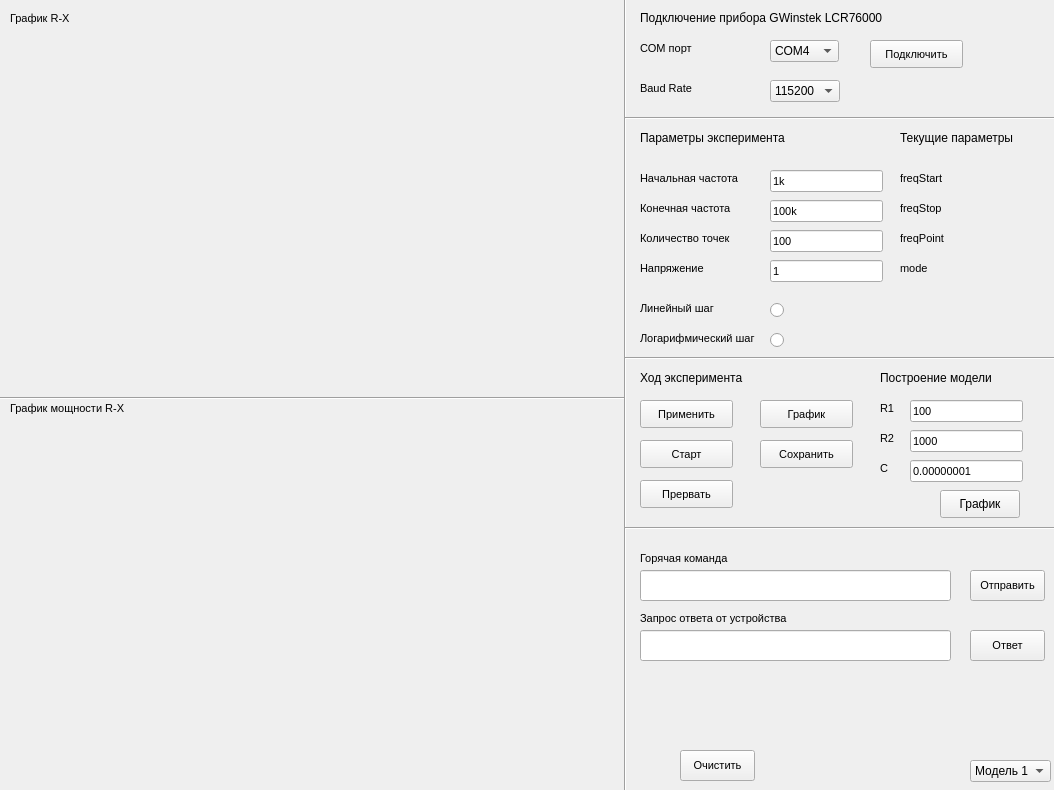
<?xml version="1.0" encoding="UTF-8"?>
<ui version="4.0">
 <class>MainWindow</class>
 <widget class="QMainWindow" name="MainWindow">
  <property name="geometry">
   <rect>
    <x>0</x>
    <y>0</y>
    <width>1054</width>
    <height>790</height>
   </rect>
  </property>
  <property name="font">
   <font>
    <weight>50</weight>
    <bold>false</bold>
    <underline>false</underline>
    <kerning>true</kerning>
   </font>
  </property>
  <property name="cursor">
   <cursorShape>ArrowCursor</cursorShape>
  </property>
  <property name="windowTitle">
   <string>GWinstek_prj</string>
  </property>
  <property name="autoFillBackground">
   <bool>true</bool>
  </property>
  <property name="styleSheet">
   <string notr="true"/>
  </property>
  <widget class="QWidget" name="centralwidget">
   <widget class="QPushButton" name="btnApply">
    <property name="geometry">
     <rect>
      <x>640</x>
      <y>400</y>
      <width>93</width>
      <height>28</height>
     </rect>
    </property>
    <property name="font">
     <font>
      <family>Arial</family>
      <pointsize>8</pointsize>
      <weight>50</weight>
      <bold>false</bold>
     </font>
    </property>
    <property name="text">
     <string>Применить</string>
    </property>
   </widget>
   <widget class="QLineEdit" name="lineEditStartFreq">
    <property name="geometry">
     <rect>
      <x>770</x>
      <y>170</y>
      <width>113</width>
      <height>22</height>
     </rect>
    </property>
    <property name="font">
     <font>
      <family>Arial</family>
      <pointsize>8</pointsize>
      <weight>50</weight>
      <bold>false</bold>
     </font>
    </property>
    <property name="text">
     <string>1k</string>
    </property>
   </widget>
   <widget class="QLabel" name="label_3">
    <property name="geometry">
     <rect>
      <x>640</x>
      <y>170</y>
      <width>111</width>
      <height>16</height>
     </rect>
    </property>
    <property name="font">
     <font>
      <family>Arial</family>
      <pointsize>8</pointsize>
      <weight>50</weight>
      <bold>false</bold>
     </font>
    </property>
    <property name="text">
     <string>Начальная частота</string>
    </property>
   </widget>
   <widget class="QLabel" name="label_4">
    <property name="geometry">
     <rect>
      <x>640</x>
      <y>230</y>
      <width>111</width>
      <height>16</height>
     </rect>
    </property>
    <property name="font">
     <font>
      <family>Arial</family>
      <pointsize>8</pointsize>
      <weight>50</weight>
      <bold>false</bold>
     </font>
    </property>
    <property name="text">
     <string>Количество точек</string>
    </property>
   </widget>
   <widget class="QLineEdit" name="lineEditStopFreq">
    <property name="geometry">
     <rect>
      <x>770</x>
      <y>200</y>
      <width>113</width>
      <height>22</height>
     </rect>
    </property>
    <property name="font">
     <font>
      <family>Arial</family>
      <pointsize>8</pointsize>
      <weight>50</weight>
      <bold>false</bold>
     </font>
    </property>
    <property name="text">
     <string>100k</string>
    </property>
   </widget>
   <widget class="QLabel" name="label_5">
    <property name="geometry">
     <rect>
      <x>640</x>
      <y>200</y>
      <width>111</width>
      <height>16</height>
     </rect>
    </property>
    <property name="font">
     <font>
      <family>Arial</family>
      <pointsize>8</pointsize>
      <weight>50</weight>
      <bold>false</bold>
     </font>
    </property>
    <property name="text">
     <string>Конечная частота</string>
    </property>
   </widget>
   <widget class="QLineEdit" name="lineEditPointsFreq">
    <property name="geometry">
     <rect>
      <x>770</x>
      <y>230</y>
      <width>113</width>
      <height>22</height>
     </rect>
    </property>
    <property name="font">
     <font>
      <family>Arial</family>
      <pointsize>8</pointsize>
      <weight>50</weight>
      <bold>false</bold>
     </font>
    </property>
    <property name="text">
     <string>100</string>
    </property>
   </widget>
   <widget class="QPushButton" name="btnStart">
    <property name="geometry">
     <rect>
      <x>640</x>
      <y>440</y>
      <width>93</width>
      <height>28</height>
     </rect>
    </property>
    <property name="font">
     <font>
      <family>Arial</family>
      <pointsize>8</pointsize>
      <weight>50</weight>
      <bold>false</bold>
     </font>
    </property>
    <property name="text">
     <string>Старт</string>
    </property>
   </widget>
   <widget class="QLabel" name="label_6">
    <property name="geometry">
     <rect>
      <x>640</x>
      <y>130</y>
      <width>351</width>
      <height>16</height>
     </rect>
    </property>
    <property name="font">
     <font>
      <family>Arial</family>
      <pointsize>9</pointsize>
      <weight>50</weight>
      <bold>false</bold>
     </font>
    </property>
    <property name="text">
     <string>Параметры эксперимента</string>
    </property>
   </widget>
   <widget class="QRadioButton" name="radioLine">
    <property name="geometry">
     <rect>
      <x>770</x>
      <y>300</y>
      <width>141</width>
      <height>20</height>
     </rect>
    </property>
    <property name="font">
     <font>
      <family>Arial</family>
      <pointsize>8</pointsize>
      <weight>50</weight>
      <bold>false</bold>
     </font>
    </property>
    <property name="text">
     <string/>
    </property>
   </widget>
   <widget class="QRadioButton" name="radioLog">
    <property name="geometry">
     <rect>
      <x>770</x>
      <y>330</y>
      <width>151</width>
      <height>20</height>
     </rect>
    </property>
    <property name="font">
     <font>
      <family>Arial</family>
      <pointsize>8</pointsize>
      <weight>50</weight>
      <bold>false</bold>
     </font>
    </property>
    <property name="text">
     <string/>
    </property>
   </widget>
   <widget class="QPushButton" name="btnPlot">
    <property name="geometry">
     <rect>
      <x>760</x>
      <y>400</y>
      <width>93</width>
      <height>28</height>
     </rect>
    </property>
    <property name="font">
     <font>
      <family>Arial</family>
      <pointsize>8</pointsize>
      <weight>50</weight>
      <bold>false</bold>
     </font>
    </property>
    <property name="text">
     <string>График</string>
    </property>
   </widget>
   <widget class="QPushButton" name="btnTerminate">
    <property name="geometry">
     <rect>
      <x>640</x>
      <y>480</y>
      <width>93</width>
      <height>28</height>
     </rect>
    </property>
    <property name="font">
     <font>
      <family>Arial</family>
      <pointsize>8</pointsize>
      <weight>50</weight>
      <bold>false</bold>
     </font>
    </property>
    <property name="text">
     <string>Прервать</string>
    </property>
   </widget>
   <widget class="QPushButton" name="btnSave">
    <property name="geometry">
     <rect>
      <x>760</x>
      <y>440</y>
      <width>93</width>
      <height>28</height>
     </rect>
    </property>
    <property name="font">
     <font>
      <family>Arial</family>
      <pointsize>8</pointsize>
      <weight>50</weight>
      <bold>false</bold>
     </font>
    </property>
    <property name="text">
     <string>Сохранить</string>
    </property>
   </widget>
   <widget class="QLineEdit" name="lineHotCommand">
    <property name="geometry">
     <rect>
      <x>640</x>
      <y>570</y>
      <width>311</width>
      <height>31</height>
     </rect>
    </property>
    <property name="font">
     <font>
      <family>Arial</family>
      <pointsize>8</pointsize>
      <weight>50</weight>
      <bold>false</bold>
     </font>
    </property>
   </widget>
   <widget class="QLabel" name="label_7">
    <property name="geometry">
     <rect>
      <x>640</x>
      <y>550</y>
      <width>111</width>
      <height>16</height>
     </rect>
    </property>
    <property name="font">
     <font>
      <family>Arial</family>
      <pointsize>8</pointsize>
      <weight>50</weight>
      <bold>false</bold>
     </font>
    </property>
    <property name="text">
     <string>Горячая команда</string>
    </property>
   </widget>
   <widget class="QLabel" name="label_8">
    <property name="geometry">
     <rect>
      <x>900</x>
      <y>130</y>
      <width>121</width>
      <height>16</height>
     </rect>
    </property>
    <property name="font">
     <font>
      <family>Arial</family>
      <pointsize>9</pointsize>
      <weight>50</weight>
      <bold>false</bold>
     </font>
    </property>
    <property name="text">
     <string>Текущие параметры</string>
    </property>
   </widget>
   <widget class="QLabel" name="labelFreqStart">
    <property name="geometry">
     <rect>
      <x>900</x>
      <y>170</y>
      <width>111</width>
      <height>16</height>
     </rect>
    </property>
    <property name="font">
     <font>
      <family>Arial</family>
      <pointsize>8</pointsize>
      <weight>50</weight>
      <bold>false</bold>
     </font>
    </property>
    <property name="text">
     <string>freqStart</string>
    </property>
   </widget>
   <widget class="QLabel" name="labelFreqStop">
    <property name="geometry">
     <rect>
      <x>900</x>
      <y>200</y>
      <width>111</width>
      <height>16</height>
     </rect>
    </property>
    <property name="font">
     <font>
      <family>Arial</family>
      <pointsize>8</pointsize>
      <weight>50</weight>
      <bold>false</bold>
     </font>
    </property>
    <property name="text">
     <string>freqStop</string>
    </property>
   </widget>
   <widget class="QLabel" name="labelFreqPoints">
    <property name="geometry">
     <rect>
      <x>900</x>
      <y>230</y>
      <width>111</width>
      <height>16</height>
     </rect>
    </property>
    <property name="font">
     <font>
      <family>Arial</family>
      <pointsize>8</pointsize>
      <weight>50</weight>
      <bold>false</bold>
     </font>
    </property>
    <property name="text">
     <string>freqPoint</string>
    </property>
   </widget>
   <widget class="QLabel" name="labelChoosedMode">
    <property name="geometry">
     <rect>
      <x>900</x>
      <y>260</y>
      <width>111</width>
      <height>16</height>
     </rect>
    </property>
    <property name="font">
     <font>
      <family>Arial</family>
      <pointsize>8</pointsize>
      <weight>50</weight>
      <bold>false</bold>
     </font>
    </property>
    <property name="text">
     <string>mode</string>
    </property>
   </widget>
   <widget class="QPushButton" name="btnFetch">
    <property name="geometry">
     <rect>
      <x>970</x>
      <y>630</y>
      <width>75</width>
      <height>31</height>
     </rect>
    </property>
    <property name="font">
     <font>
      <family>Arial</family>
      <pointsize>8</pointsize>
      <weight>50</weight>
      <bold>false</bold>
     </font>
    </property>
    <property name="text">
     <string>Ответ</string>
    </property>
   </widget>
   <widget class="PlotWidget" name="plotWidgetRX" native="true">
    <property name="geometry">
     <rect>
      <x>10</x>
      <y>40</y>
      <width>591</width>
      <height>351</height>
     </rect>
    </property>
    <property name="font">
     <font>
      <family>Arial</family>
      <pointsize>8</pointsize>
      <weight>50</weight>
      <bold>false</bold>
     </font>
    </property>
   </widget>
   <widget class="QLineEdit" name="lineEditPointsFreq_2">
    <property name="geometry">
     <rect>
      <x>770</x>
      <y>260</y>
      <width>113</width>
      <height>22</height>
     </rect>
    </property>
    <property name="font">
     <font>
      <family>Arial</family>
      <pointsize>8</pointsize>
      <weight>50</weight>
      <bold>false</bold>
     </font>
    </property>
    <property name="text">
     <string>1</string>
    </property>
   </widget>
   <widget class="QLabel" name="label_13">
    <property name="geometry">
     <rect>
      <x>640</x>
      <y>260</y>
      <width>111</width>
      <height>16</height>
     </rect>
    </property>
    <property name="font">
     <font>
      <family>Arial</family>
      <pointsize>8</pointsize>
      <weight>50</weight>
      <bold>false</bold>
     </font>
    </property>
    <property name="text">
     <string>Напряжение</string>
    </property>
   </widget>
   <widget class="QPushButton" name="btnSend">
    <property name="geometry">
     <rect>
      <x>970</x>
      <y>570</y>
      <width>75</width>
      <height>31</height>
     </rect>
    </property>
    <property name="font">
     <font>
      <family>Arial</family>
      <pointsize>8</pointsize>
      <weight>50</weight>
      <bold>false</bold>
     </font>
    </property>
    <property name="text">
     <string>Отправить</string>
    </property>
   </widget>
   <widget class="QLineEdit" name="lineHotCommandAns">
    <property name="geometry">
     <rect>
      <x>640</x>
      <y>630</y>
      <width>311</width>
      <height>31</height>
     </rect>
    </property>
    <property name="font">
     <font>
      <family>Arial</family>
      <pointsize>8</pointsize>
      <weight>50</weight>
      <bold>false</bold>
     </font>
    </property>
   </widget>
   <widget class="PlotWidget" name="plotWidgetPowRX" native="true">
    <property name="geometry">
     <rect>
      <x>10</x>
      <y>430</y>
      <width>591</width>
      <height>351</height>
     </rect>
    </property>
    <property name="font">
     <font>
      <family>Arial</family>
      <pointsize>8</pointsize>
      <weight>50</weight>
      <bold>false</bold>
     </font>
    </property>
   </widget>
   <widget class="QLabel" name="label_14">
    <property name="geometry">
     <rect>
      <x>10</x>
      <y>10</y>
      <width>111</width>
      <height>16</height>
     </rect>
    </property>
    <property name="font">
     <font>
      <family>Arial</family>
      <pointsize>8</pointsize>
      <weight>50</weight>
      <bold>false</bold>
     </font>
    </property>
    <property name="text">
     <string>График R-X</string>
    </property>
   </widget>
   <widget class="QLabel" name="label_15">
    <property name="geometry">
     <rect>
      <x>10</x>
      <y>400</y>
      <width>121</width>
      <height>16</height>
     </rect>
    </property>
    <property name="font">
     <font>
      <family>Arial</family>
      <pointsize>8</pointsize>
      <weight>50</weight>
      <bold>false</bold>
     </font>
    </property>
    <property name="text">
     <string>График мощности R-X</string>
    </property>
   </widget>
   <widget class="QPushButton" name="btnConnect">
    <property name="geometry">
     <rect>
      <x>870</x>
      <y>40</y>
      <width>93</width>
      <height>28</height>
     </rect>
    </property>
    <property name="font">
     <font>
      <family>Arial</family>
      <pointsize>8</pointsize>
      <weight>50</weight>
      <bold>false</bold>
     </font>
    </property>
    <property name="text">
     <string>Подключить</string>
    </property>
   </widget>
   <widget class="QLabel" name="label_9">
    <property name="geometry">
     <rect>
      <x>640</x>
      <y>610</y>
      <width>151</width>
      <height>16</height>
     </rect>
    </property>
    <property name="font">
     <font>
      <family>Arial</family>
      <pointsize>8</pointsize>
      <weight>50</weight>
      <bold>false</bold>
     </font>
    </property>
    <property name="text">
     <string>Запрос ответа от устройства</string>
    </property>
   </widget>
   <widget class="QComboBox" name="comboBox">
    <property name="geometry">
     <rect>
      <x>770</x>
      <y>40</y>
      <width>69</width>
      <height>22</height>
     </rect>
    </property>
    <property name="font">
     <font>
      <family>Arial</family>
      <weight>50</weight>
      <bold>false</bold>
     </font>
    </property>
    <item>
     <property name="text">
      <string>COM4</string>
     </property>
    </item>
    <item>
     <property name="text">
      <string>COM3</string>
     </property>
    </item>
    <item>
     <property name="text">
      <string>COM2</string>
     </property>
    </item>
    <item>
     <property name="text">
      <string>COM1</string>
     </property>
    </item>
   </widget>
   <widget class="QComboBox" name="comboBox_2">
    <property name="geometry">
     <rect>
      <x>770</x>
      <y>80</y>
      <width>70</width>
      <height>22</height>
     </rect>
    </property>
    <property name="font">
     <font>
      <family>Arial</family>
      <weight>50</weight>
      <bold>false</bold>
     </font>
    </property>
    <item>
     <property name="text">
      <string>115200</string>
     </property>
    </item>
    <item>
     <property name="text">
      <string>9600</string>
     </property>
    </item>
   </widget>
   <widget class="QLabel" name="label_10">
    <property name="geometry">
     <rect>
      <x>640</x>
      <y>10</y>
      <width>351</width>
      <height>16</height>
     </rect>
    </property>
    <property name="font">
     <font>
      <family>Arial</family>
      <pointsize>9</pointsize>
      <weight>50</weight>
      <italic>false</italic>
      <bold>false</bold>
     </font>
    </property>
    <property name="text">
     <string>Подключение прибора GWinstek LCR76000</string>
    </property>
   </widget>
   <widget class="QLabel" name="label_11">
    <property name="geometry">
     <rect>
      <x>640</x>
      <y>40</y>
      <width>71</width>
      <height>16</height>
     </rect>
    </property>
    <property name="font">
     <font>
      <family>Arial</family>
      <pointsize>8</pointsize>
      <weight>50</weight>
      <bold>false</bold>
     </font>
    </property>
    <property name="text">
     <string>COM порт</string>
    </property>
   </widget>
   <widget class="QLabel" name="label_12">
    <property name="geometry">
     <rect>
      <x>640</x>
      <y>80</y>
      <width>71</width>
      <height>16</height>
     </rect>
    </property>
    <property name="font">
     <font>
      <family>Arial</family>
      <pointsize>8</pointsize>
      <weight>50</weight>
      <bold>false</bold>
     </font>
    </property>
    <property name="text">
     <string>Baud Rate</string>
    </property>
   </widget>
   <widget class="QLabel" name="label_16">
    <property name="geometry">
     <rect>
      <x>640</x>
      <y>300</y>
      <width>111</width>
      <height>16</height>
     </rect>
    </property>
    <property name="font">
     <font>
      <family>Arial</family>
      <pointsize>8</pointsize>
      <weight>50</weight>
      <bold>false</bold>
     </font>
    </property>
    <property name="text">
     <string>Линейный шаг</string>
    </property>
   </widget>
   <widget class="QLabel" name="label_17">
    <property name="geometry">
     <rect>
      <x>640</x>
      <y>330</y>
      <width>121</width>
      <height>16</height>
     </rect>
    </property>
    <property name="font">
     <font>
      <family>Arial</family>
      <pointsize>8</pointsize>
      <weight>50</weight>
      <bold>false</bold>
     </font>
    </property>
    <property name="text">
     <string>Логарифмический шаг</string>
    </property>
   </widget>
   <widget class="QLabel" name="label_18">
    <property name="geometry">
     <rect>
      <x>640</x>
      <y>370</y>
      <width>351</width>
      <height>16</height>
     </rect>
    </property>
    <property name="font">
     <font>
      <family>Arial</family>
      <pointsize>9</pointsize>
      <weight>50</weight>
      <bold>false</bold>
     </font>
    </property>
    <property name="text">
     <string>Ход эксперимента</string>
    </property>
   </widget>
   <widget class="Line" name="line">
    <property name="geometry">
     <rect>
      <x>610</x>
      <y>-10</y>
      <width>31</width>
      <height>811</height>
     </rect>
    </property>
    <property name="orientation">
     <enum>Qt::Vertical</enum>
    </property>
   </widget>
   <widget class="Line" name="line_2">
    <property name="geometry">
     <rect>
      <x>625</x>
      <y>110</y>
      <width>440</width>
      <height>16</height>
     </rect>
    </property>
    <property name="orientation">
     <enum>Qt::Horizontal</enum>
    </property>
   </widget>
   <widget class="Line" name="line_3">
    <property name="geometry">
     <rect>
      <x>625</x>
      <y>350</y>
      <width>440</width>
      <height>16</height>
     </rect>
    </property>
    <property name="orientation">
     <enum>Qt::Horizontal</enum>
    </property>
   </widget>
   <widget class="Line" name="line_4">
    <property name="geometry">
     <rect>
      <x>625</x>
      <y>520</y>
      <width>440</width>
      <height>16</height>
     </rect>
    </property>
    <property name="orientation">
     <enum>Qt::Horizontal</enum>
    </property>
   </widget>
   <widget class="Line" name="line_5">
    <property name="geometry">
     <rect>
      <x>0</x>
      <y>390</y>
      <width>625</width>
      <height>16</height>
     </rect>
    </property>
    <property name="orientation">
     <enum>Qt::Horizontal</enum>
    </property>
   </widget>
   <widget class="QPushButton" name="btnPlotModel">
    <property name="geometry">
     <rect>
      <x>940</x>
      <y>490</y>
      <width>80</width>
      <height>28</height>
     </rect>
    </property>
    <property name="text">
     <string>График</string>
    </property>
   </widget>
   <widget class="QComboBox" name="comboBox_3">
    <property name="geometry">
     <rect>
      <x>970</x>
      <y>760</y>
      <width>81</width>
      <height>22</height>
     </rect>
    </property>
    <property name="font">
     <font>
      <family>Arial</family>
      <weight>50</weight>
      <bold>false</bold>
     </font>
    </property>
    <item>
     <property name="text">
      <string>Модель 1</string>
     </property>
    </item>
    <item>
     <property name="text">
      <string>Модель 2</string>
     </property>
    </item>
    <item>
     <property name="text">
      <string>Модель 3</string>
     </property>
    </item>
   </widget>
   <widget class="QLabel" name="label_19">
    <property name="geometry">
     <rect>
      <x>880</x>
      <y>370</y>
      <width>351</width>
      <height>16</height>
     </rect>
    </property>
    <property name="font">
     <font>
      <family>Arial</family>
      <pointsize>9</pointsize>
      <weight>50</weight>
      <bold>false</bold>
     </font>
    </property>
    <property name="text">
     <string>Построение модели</string>
    </property>
   </widget>
   <widget class="QLabel" name="label_20">
    <property name="geometry">
     <rect>
      <x>880</x>
      <y>400</y>
      <width>21</width>
      <height>16</height>
     </rect>
    </property>
    <property name="font">
     <font>
      <family>Arial</family>
      <pointsize>8</pointsize>
      <weight>50</weight>
      <bold>false</bold>
     </font>
    </property>
    <property name="text">
     <string>R1</string>
    </property>
   </widget>
   <widget class="QLabel" name="label_21">
    <property name="geometry">
     <rect>
      <x>880</x>
      <y>430</y>
      <width>21</width>
      <height>16</height>
     </rect>
    </property>
    <property name="font">
     <font>
      <family>Arial</family>
      <pointsize>8</pointsize>
      <weight>50</weight>
      <bold>false</bold>
     </font>
    </property>
    <property name="text">
     <string>R2</string>
    </property>
   </widget>
   <widget class="QLabel" name="label_22">
    <property name="geometry">
     <rect>
      <x>880</x>
      <y>460</y>
      <width>21</width>
      <height>16</height>
     </rect>
    </property>
    <property name="font">
     <font>
      <family>Arial</family>
      <pointsize>8</pointsize>
      <weight>50</weight>
      <bold>false</bold>
     </font>
    </property>
    <property name="text">
     <string>C</string>
    </property>
   </widget>
   <widget class="QLineEdit" name="lineEditR1">
    <property name="geometry">
     <rect>
      <x>910</x>
      <y>400</y>
      <width>113</width>
      <height>22</height>
     </rect>
    </property>
    <property name="font">
     <font>
      <family>Arial</family>
      <pointsize>8</pointsize>
      <weight>50</weight>
      <bold>false</bold>
     </font>
    </property>
    <property name="text">
     <string>100</string>
    </property>
   </widget>
   <widget class="QLineEdit" name="lineEditR2">
    <property name="geometry">
     <rect>
      <x>910</x>
      <y>430</y>
      <width>113</width>
      <height>22</height>
     </rect>
    </property>
    <property name="font">
     <font>
      <family>Arial</family>
      <pointsize>8</pointsize>
      <weight>50</weight>
      <bold>false</bold>
     </font>
    </property>
    <property name="text">
     <string>1000</string>
    </property>
   </widget>
   <widget class="QLineEdit" name="lineEditC">
    <property name="geometry">
     <rect>
      <x>910</x>
      <y>460</y>
      <width>113</width>
      <height>22</height>
     </rect>
    </property>
    <property name="font">
     <font>
      <family>Arial</family>
      <pointsize>8</pointsize>
      <weight>50</weight>
      <bold>false</bold>
     </font>
    </property>
    <property name="text">
     <string>0.00000001</string>
    </property>
   </widget>
   <widget class="QPushButton" name="btnClear">
    <property name="geometry">
     <rect>
      <x>680</x>
      <y>750</y>
      <width>75</width>
      <height>31</height>
     </rect>
    </property>
    <property name="font">
     <font>
      <family>Arial</family>
      <pointsize>8</pointsize>
      <weight>50</weight>
      <bold>false</bold>
     </font>
    </property>
    <property name="text">
     <string>Очистить</string>
    </property>
   </widget>
  </widget>
 </widget>
 <customwidgets>
  <customwidget>
   <class>PlotWidget</class>
   <extends>QWidget</extends>
   <header>pyqtgraph</header>
   <container>1</container>
  </customwidget>
 </customwidgets>
 <resources/>
 <connections/>
</ui>
